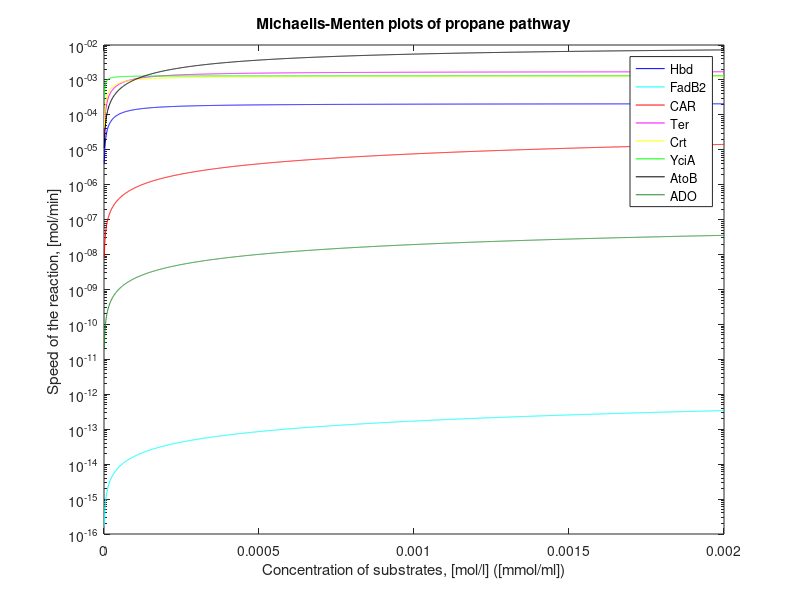
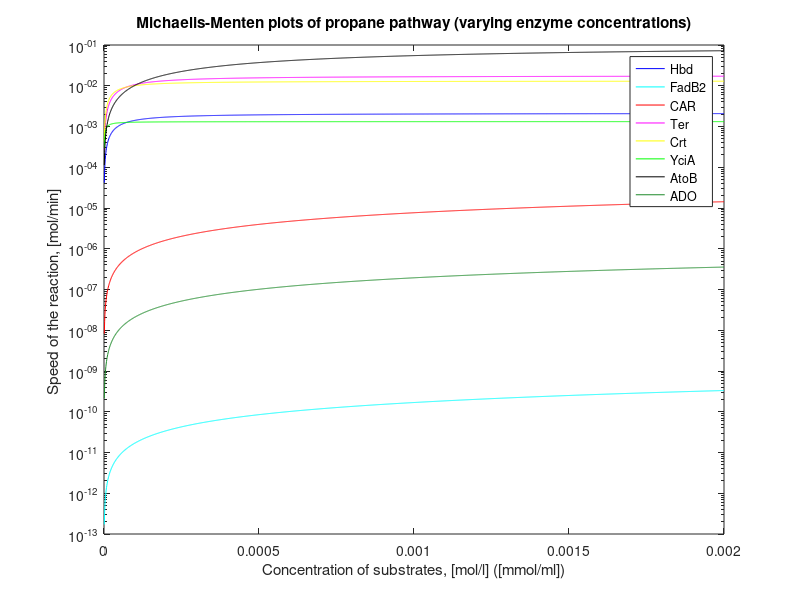

These charts were generated, in order, by the following MATLAB code:


function bottleneck_plots()

concentrations = [0:0.000001:0.002];

% Comparison of enzymes
figure
% hdb
hbdvals = hbd(concentrations,1e-6,336.408402,5e-5,7e-05); 
semilogy(concentrations,hbdvals,'b')
hold on
% fadb2 approximated as better with irreversibility
fadb2vals = ter(concentrations,1e-6,0.677,0.656,0.50,0.656);%fadb2(concentrations,10e-6,0.677,0.723,65.6,50,43.5,29.5); 
semilogy(concentrations,fadb2vals,'c')
hold on
% Car
carvals = car(concentrations,1e-6,150,1.3e-02,4.8e-05,0.000115,0.013);
semilogy(concentrations,carvals,'r')
% Ter
tervals = ter(concentrations,1e-6,1881.62,7e-05,5.2e-06,1.98e-07);
semilogy(concentrations,tervals,'m')
hold on
% crt
crtvals = crt_ycia(concentrations,1e-6,1310.812568,3e-05);
semilogy(concentrations,crtvals,'y')
% ycia
yciavals = crt_ycia(concentrations,1e-6,1320,3.5e-06);
semilogy(concentrations,yciavals,'g')
% AtoB
atobvals = atob(concentrations,1e-6,10653.02494,0.00047);
semilogy(concentrations,atobvals,'k')
% ADO
adovals = crt_ycia(concentrations,1e-6,0.215,0.0101);
semilogy(concentrations,adovals,'Color',[30/255,137/255,37/225])

title('Michaelis-Menten plots of propane pathway')

xlabel('Concentration of substrates, [mol/l] ([mmol/ml])') % x-axis label
ylabel('Speed of the reaction, [mol/min] ') % y-axis label

legend('Hbd','FadB2','CAR','Ter','Crt','YciA','AtoB','ADO')


% Comparison of enzymes
figure
% hdb
hbdvals = hbd(concentrations,10e-6,336.408402,5e-5,7e-05); %336.408402, 5e-5
semilogy(concentrations,hbdvals,'b')%201.8450412
hold on
% fadb2 approximated as better with irreversibility
fadb2vals = ter(concentrations,10e-6,0.677,0.0656,0.050,0.0656);%fadb2(concentrations,10e-6,0.677,0.723,65.6,50,43.5,29.5); 
semilogy(concentrations,fadb2vals,'c')
hold on
% Car
carvals = car(concentrations,1e-6,150,1.3e-02,4.8e-05,0.000115,0.013);
semilogy(concentrations,carvals,'r')
% Ter
tervals = ter(concentrations,10e-6,1881.62,7e-05,5.2e-06,1.98e-07);
semilogy(concentrations,tervals,'m')
hold on
% crt
crtvals = crt_ycia(concentrations,10e-6,1310.812568,3e-05);
semilogy(concentrations,crtvals,'y')
% ycia
yciavals = crt_ycia(concentrations,1e-6,1320,3.5e-06);
semilogy(concentrations,yciavals,'g')
% AtoB
atobvals = atob(concentrations,10e-6,10653.02494,0.00047);
semilogy(concentrations,atobvals,'k')
% ADO
adovals = crt_ycia(concentrations,10e-6,0.215,0.0101);
semilogy(concentrations,adovals,'Color',[30/255,137/255,37/225])

title('Michaelis-Menten plots of propane pathway (varying enzyme concentrations)')

xlabel('Concentration of substrates, [mol/l] ([mmol/ml])') % x-axis label
ylabel('Speed of the reaction, [mol/min] ') % y-axis label

legend('Hbd','FadB2','CAR','Ter','Crt','YciA','AtoB','ADO')


% save bottleneck concentrations hdbvals fadb2vals carvals tervals crtvals yciavals atobvals adovals

end

function [val] = fadb2(substratea,enzyme,Kcat1, Kcat2, Kma, Kmb, Kmpa, Kmpb)

substrateb = 0.00012;
producta = 2.35473e-16; % this value is taken from time 100 min in Copasi time series estimation
% unfortunately 3-hydroxybutyryl-CoA is not constant, but slightly
% increasing all the time so that might not be a good value for it.
% However, I didn't think of a better way to estimate this.
productb = 2.1e-06; % this also rises all the time in the Copasi model, 
% however since it it used also in other places in the cell the estimation
% of normal value in the cell is more justified.
Keq = 0.3663;

val = (substratea.*substrateb-(producta.*productb)./Keq)./ ...
    ((Kma.*Kmb)./(Kcat1.*enzyme)+(Kmb.*substratea)./(Kcat1.*enzyme)+...
    (Kma.*substrateb)./(Kcat1.*enzyme)+(Kmpa.*productb)./(Keq.*Kcat2.*enzyme)+ ...
    (Kmpb.*producta)./(Keq.*Kcat2.*enzyme)+ ...
    (substratea.*substrateb)./(Kcat1.*enzyme)+ ...
    (productb.*producta)./(Keq.*Kcat2.*enzyme));

end

function [val] = atob(substratea,enzyme,Kcat,Kma)

val = Kcat.*enzyme.*(substratea.*substratea)./ ...
    (substratea.*substratea+Kma.*substratea+Kma.*substratea);
end

function [val] = hbd(A,enzyme,kcat,kma,kmb)
nadph = 0.00012;

val = kcat.*enzyme.*A.*nadph./(A.*nadph+kmb.*A+kma.*nadph+kma.*kmb);

end

function [val] = car(substratea,enzyme,Kcat,Kma,Kmb,Kmc,Kia)

substrateb = 0.00012;
substratec = 0.0096;

val = (Kcat.*enzyme.*substratea.*substrateb.*substratec)./ ... 
    (Kia.*Kmb.*substratec+Kmc.*substratea.*substrateb+Kmb.*substratea.*substratec+ ... 
    Kma.*substrateb.*substratec+substratea.*substrateb.*substratec);
end

function [val] = ter(substratea,enzyme,Kcat,Kma,Kmb,Kia)

substrateb = 8.3e-05;

val = (Kcat.*enzyme.*substratea.*substrateb)./ ...
    (substratea.*substrateb+Kmb.*substratea+Kma.*substrateb+Kia.*Kmb);
end

% These both are basic Michaelis-Menten
function [val] = crt_ycia(substrate,enzyme,Kcat,Km)

val = Kcat.*enzyme.*substrate./(Km+substrate);

end